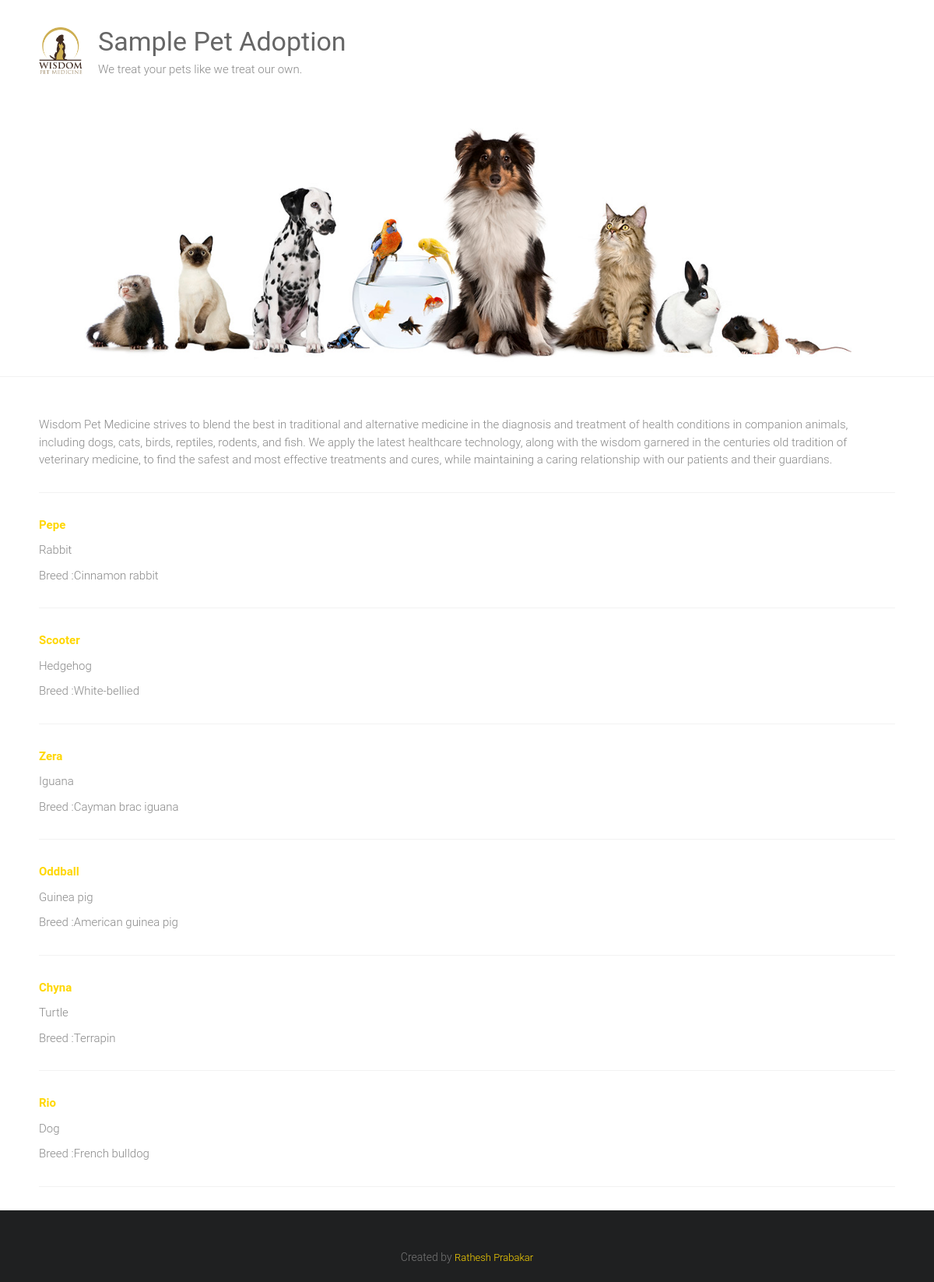
The page / on the database its author committed.
### adoption/models.py (models this page shows)
class pet(models.Model):
	SEX_CHOICES = [('M','Male'),('F','Female')]
	name= models.CharField(max_length=100)
	submitter=models.CharField(max_length=100)
	species=models.CharField(max_length=30)
	submission_date=models.DateTimeField()
	description=models.TextField()
	breed=models.CharField(max_length=30, blank=True)
	sex=models.CharField(max_length=1,choices=SEX_CHOICES,blank=True)
	age=models.IntegerField(null=True)
	vaccination=models.ManyToManyField('Vaccine', blank=True)

### adoption/views.py (the view)
# urls.py: path('',views.home,name='home'),
def home(request):
	pets=pet.objects.all()
	return render(request,'home.html',{'pets':pets})

### adoption/templates/home.html (shortened to what this page needs)
{% extends "base.html" %}
{% block content %}
<div>
	{% for pet in pets %}
		<div class="petname">
			<a href="{%url 'details' pet.id%}">
				<p style="color: gold"><strong>{{ pet.name }}</strong></p>
			</a>
			<p>{{ pet.species }}</p>
			{% if pet.breed %}
				<p>Breed :{{pet.breed}}</p>
			{% endif %}
		</div>
		<hr>
	{% endfor %}
</div>
{% endblock %}

### adoption/templates/base.html (shortened to what this page needs)
{% load static %}
<html lang="en-US">
    <head>
        <link rel="stylesheet" id="ample-style-css" href="{% static 'style.css' %}" type="text/css" media="all">
    </head>
    <body class="wide">
        <div id="page" class="hfeed site">
            <header>
                <div class="header">
                    <div class="main-head-wrap inner-wrap clearfix">
                        <div id="header-logo-image">
                            <a href="/">
                                <img src="{% static 'images/logo.png' %}" alt="Sample Pet Adoption">
                            </a>
                        </div>
                        <div id="header-text" class="">
                            <h1 id="site-title">
                                <a href="/" title="Sample Pet Adoption" rel="home">Sample Pet Adoption</a>
                            </h1>
                            <p>We treat your pets like we treat our own.</p>
                        </div>
                    </div>
                    <img src="{% static 'images/header.jpg' %}" alt="Sample Pet Adoption">
                </div>
            </header>
            <div class="main-wrapper">
                <div class="single-page clearfix">
                    <div class="inner-wrap">
                        <p>Wisdom Pet Medicine strives to blend the best in traditional and alternative medicine in the diagnosis and treatment of health conditions in companion animals, including dogs, cats, birds, reptiles, rodents, and fish. We apply the latest healthcare technology, along with the wisdom garnered in the centuries old tradition of veterinary medicine, to find the safest and most effective treatments and cures, while maintaining a caring relationship with our patients and their guardians.</p>
                        <hr>
                        <div>
                                {% block content %}
                                {% endblock %}
                        </div>
                    </div>
                </div>
            </div>
            <footer id="colophon" style="text-align: center;">
                <div class="inner-wrap">
                    Created by <a href="https://www.ratheshprabakar.me" style="color: gold">Rathesh Prabakar</a>
                </div>
            </footer>
        </div>
    </body>
</html>

### static/style.css (style rules this page uses)
html, body, div, span, applet, object, iframe, h1, h2, h3, h4, h5, h6, p, blockquote, pre, a, abbr, acronym, address, big, cite, code, del, dfn, em, font, ins, kbd, q, s, samp, small, strike, strong, sub, sup, tt, var, dl, dt, dd, ol, ul, li, fieldset, form, label, legend, table, caption, tbody, tfoot, thead, tr, th, td { border: 0; font: inherit; font-size: 100%; font-style: inherit; font-weight: inherit; margin: 0; outline: 0; padding: 0; vertical-align: baseline; }
html { overflow-y: scroll; -webkit-text-size-adjust: 100%; -ms-text-size-adjust: 100%; }
article, aside, details, figcaption, figure, footer, header, main, nav, section { display: block; }
h1, h2, h3, h4, h5, h6 { color: #666666; line-height: 1.4; padding-bottom: 15px; font-weight: normal; }
h1 { font-size: 30px; }
body, button, input, select, textarea { color: #888888; font-size: 15px; line-height: 1.5; font-family: 'Roboto', sans-serif; font-weight: 300; }
p { color: #888888; font-size: 15px; line-height: 1.5; margin-bottom: 15px; font-weight: 300; }
body { background: #f2f2f2; }
strong { font-weight: bold; }
hr { border-color: #f2f2f2; border-style: solid none none; border-width: 1px 0 0; height: 0; margin: 30px 0; }
a { color: #80abc8; text-decoration: none; -webkit-transition: 0.25s ease-in-out; -moz-transition: 0.25s ease-in-out; transition: 0.25s ease-in-out; -ms-transition: 0.25s ease-in-out; -o-transition: 0.25s ease-in-out; }
img { max-width: 100%; height: auto; vertical-align: top; margin-bottom: 18px; }
a img { border: 0; }
.clearfix:after { visibility: hidden; display: block; font-size: 0; content: " "; clear: both; height: 0; }
.clearfix { display: inline-block; }
.clearfix { display: block; }
body { padding-top: 30px; padding-bottom: 30px; }
body.wide { padding-top: 0; padding-bottom: 0; }
#page { background-color: #ffffff; margin: 0 auto; max-width: 1180px; box-shadow: 0 1px 2px 0 rgba(0, 0, 0, 0.1); }
.wide #page { max-width: 100%; }
.inner-wrap { max-width: 1100px; margin: 0 auto; }
.main-head-wrap { padding: 30px 0; }
.header { border-bottom: 1px solid #f2f2f2; }
#header-logo-image { float: left; padding: 5px 20px 5px 0; max-width: 100%; }
#header-logo-image img { margin-bottom: 0px; max-height: 60px; height: auto; width: auto; }
#header-text { float: left; padding-right: 20px; }
#site-title { padding-bottom: 0; }
#site-title a { color: #666666; font-size: 34px; }
.single-page { margin-top: 50px; }
.single-page p { margin-bottom: 10px; }
#colophon { font-size: 14px; clear: both; color: #777; background-color: #1f2021; overflow: hidden; padding: 50px 0 20px; }
#colophon a { font-weight: 300; color: #b1b6b6; line-height: 22px; font-size: 13px; }
#colophon, #colophon p { font-size: 14px; line-height: 1.4; }

### rows shown on the page
pet: name "Pepe", species "Rabbit", breed "Cinnamon rabbit"
pet: name "Scooter", species "Hedgehog", breed "White-bellied"
pet: name "Zera", species "Iguana", breed "Cayman brac iguana"
pet: name "Oddball", species "Guinea pig", breed "American guinea pig"
pet: name "Chyna", species "Turtle", breed "Terrapin"
pet: name "Rio", species "Dog", breed "French bulldog"
